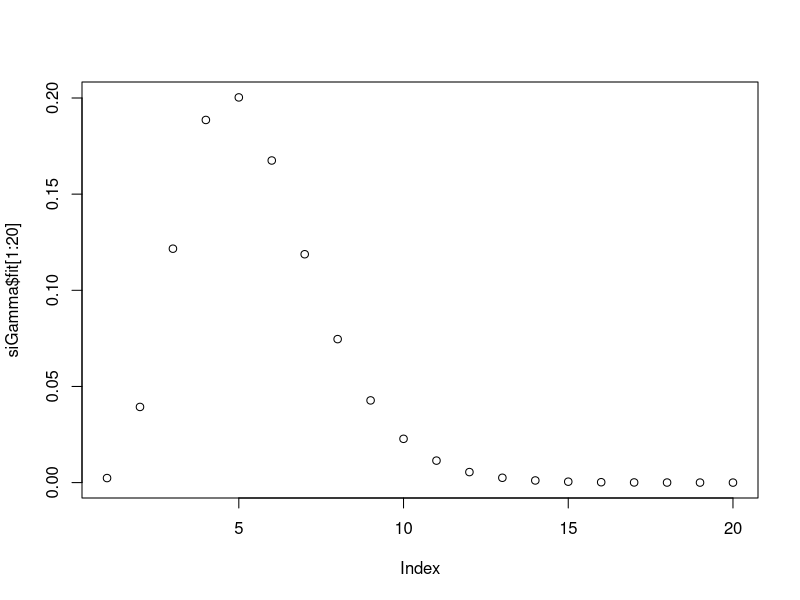
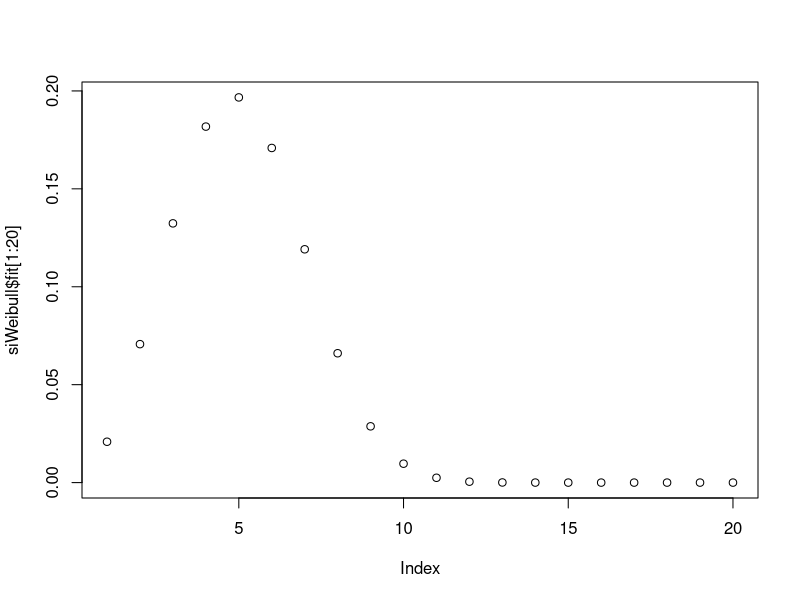

The R source for these figures, in order: (Note: this script raises an error after producing the figures.)
# Serial Interval Estimates

# Note from James
# "Note that it's the generation interval that you technically want (and
# what they [Science paper or Imperial College] estimate here) . the
# generation interval is
# the time between exposure in infector and infectee. What you can measure
# usually is the serial interval (time between symptoms in infector and
# infectee) . if you also have the distribution of time to symptoms, then
# you can deconvolve the serial interval into a generation interval. Anyway,
# the main reason to do this is that estimated serial intervals have the
# same mean but an exaggerated variance . this tends to lead to
# underestimates of R0."

# Distributions from Science paper
# https://science.sciencemag.org/content/early/2020/03/30/science.abb6936

# The distribution is lognormal with mean 5.5 days, median 5.2 days and
# standard deviation 2.1 days

mean <- 5.5
media <- 5.2
sd <- 2.1

# Test function
stats <- function(vector) {
 return(list(mean = mean(vector), median = median(vector), sd= sd(vector)))
}

# Fitting gamma to mean and variance of the serial interval
estGammaParams <- function(mu, var) {
  shape <- mu^2/var
  scale <- var/mu
  return(params = list(shape = shape, scale = scale))
}

gparams <- estGammaParams(mean, sd^2)

siGamma <- data.frame(x = 1:100,
  fit = dgamma(1:100, gparams$shape, scale = gparams$scale))

testGamma <- rgamma(1e5, gparams$shape, scale = gparams$scale)
stats(testGamma)
plot(siGamma$fit[1:20])

# In the paper they found the best fit for the generation interval
# was a Weibull distribution with:
wshape <- 2.826
wscale <- 5.665

siWeibull <- data.frame(x = 1:100,
  fit = dweibull(1:100, wshape, scale = wscale))

testWeibull <- rweibull(1e5, wshape, scale = wscale)
stats(testWeibull)
plot(siWeibull$fit[1:20])

# Original Imperial serial interval parameters --------------
# Not sure from report either shape = 6.5 and scale = 0.62 or
# Mean = 6.5 and variance = 0.62??

ImperialParams$shape <- 6.5
ImperialParams$scale <- 0.62

siImperialGamma <- data.frame(x = 1:100,
  fit = dgamma(1:100, ImperialParams$shape, scale = ImperialParams$scale))

testImperialGamma <- rgamma(1e5, ImperialParams$shape, scale = ImperialParams$scale)
stats(testImperialGamma)
plot(siImperialGamma$fit[1:20])

# Original fit
serial.interval <- read.csv("serial_interval.csv")
plot(serial.interval$fit[1:20])

# Final Serial.Interval selected
# Going with the gamma fit (replace serial_interval.csv with the new file)
write.csv(siGamma, "serial_interval_Update.csv")

